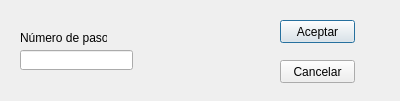
<ui version="4.0" >
 <class>Multipasos</class>
 <widget class="QDialog" name="Multipasos" >
  <property name="geometry" >
   <rect>
    <x>0</x>
    <y>0</y>
    <width>400</width>
    <height>101</height>
   </rect>
  </property>
  <property name="windowTitle" >
   <string>Múltiples pasos</string>
  </property>
  <widget class="QLabel" name="pasoslabel" >
   <property name="geometry" >
    <rect>
     <x>20</x>
     <y>30</y>
     <width>87</width>
     <height>16</height>
    </rect>
   </property>
   <property name="text" >
    <string>Número de pasos:</string>
   </property>
  </widget>
  <widget class="QLineEdit" name="pasos" >
   <property name="geometry" >
    <rect>
     <x>20</x>
     <y>50</y>
     <width>113</width>
     <height>20</height>
    </rect>
   </property>
  </widget>
  <widget class="QPushButton" name="aceptarButton" >
   <property name="geometry" >
    <rect>
     <x>280</x>
     <y>20</y>
     <width>75</width>
     <height>23</height>
    </rect>
   </property>
   <property name="text" >
    <string>Aceptar</string>
   </property>
  </widget>
  <widget class="QPushButton" name="cancelarButton" >
   <property name="geometry" >
    <rect>
     <x>280</x>
     <y>60</y>
     <width>75</width>
     <height>23</height>
    </rect>
   </property>
   <property name="text" >
    <string>Cancelar</string>
   </property>
  </widget>
 </widget>
 <resources/>
 <connections/>
</ui>
